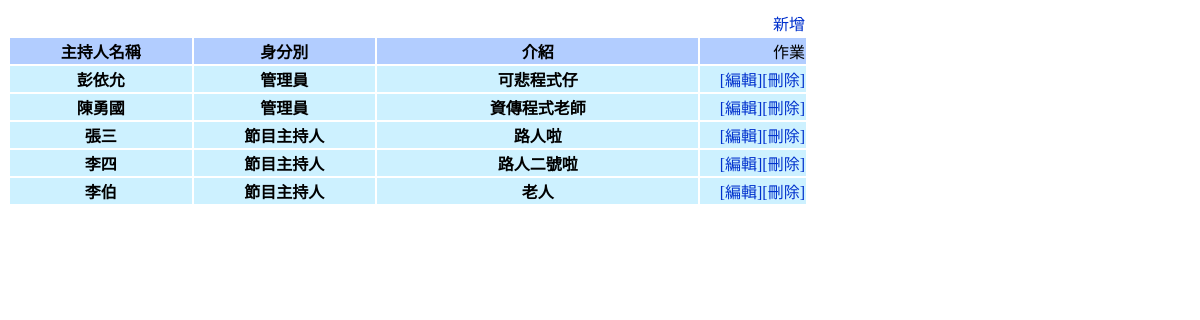
The page /SKS/program5.php (signed in) on the database its author committed.
### tables this page shows
CREATE TABLE `rad_author` (
  `ra_sn` int(11) NOT NULL,
  `ra_name` varchar(20) NOT NULL COMMENT '主持人姓名',
  `ra_intro` mediumtext NOT NULL COMMENT '主持人簡介',
  `ra_id` varchar(20) DEFAULT NULL,
  `ra_pass` varchar(36) DEFAULT NULL,
  `ra_status` int(1) DEFAULT '0',
  `ra_image` varchar(20) NOT NULL COMMENT '照片檔案名稱',
  `ra_sex` varchar(1) NOT NULL COMMENT '性別',
  `ra_email` varchar(255) DEFAULT NULL,
  `ra_old` int(11) NOT NULL DEFAULT '0'
);

### SKS/program5.php (the view, shortened to what this page needs)
<?php
require "config.php";
$sql2 = "SELECT * FROM rad_author WHERE ra_sn ";
$result2 = mysqli_query( $link, $sql2 );
$number_result2 = mysqli_num_rows( $result2 );
for ( $ii = 0; $ii < $number_result2; $ii++ ) {
  $arr2[ $ii ] = mysqli_fetch_array( $result2 );
}
?>
<!doctype html>
<html>
<head>
</head>
<body>
<table width="800" height="81" border="0">
  <tbody>
     <tr>
      <th width="331" height="23" bgcolor="#FFFFFF" scope="row"></th>
      <td width="80" align="right" bgcolor="#FFFFFF" colspan="3"><a href="insert_author.php">新增</a></td>
    </tr>
    <tr>
      <th width="331" height="23" bgcolor="#B2CDFF" scope="row">主持人名稱</th>
	  <th width="331" height="23" bgcolor="#B2CDFF" scope="row">身分別</th>
	  <th width="600" height="23" bgcolor="#B2CDFF" scope="row">介紹</th>
      <td width="180" align="right" bgcolor="#B2CDFF">作業</td>
    </tr>
	<?php for($ii = 0; $ii < $number_result2; $ii++ ){
			if($arr2[$ii]['ra_old']==0){
	?>
    <tr>
      <th height="23" bgcolor="#CDF1FF" scope="row"><?php echo $arr2[$ii]['ra_name']?></th>
	  <?php if ($arr2[$ii]['ra_status']==1){?>
	  <th height="23" bgcolor="#CDF1FF" scope="row">管理員</th>
	  <?php
	  }else{
	  ?>
	  <th height="23" bgcolor="#CDF1FF" scope="row">節目主持人</th>
	  <?php
	  }
	  ?>
	  <th height="23" bgcolor="#CDF1FF" scope="row"><?php echo $arr2[$ii]['ra_intro']?></th>
      <td align="right" bgcolor="#CDF1FF"><a href="edit_author_status.php?a=<?php echo $arr2[$ii]['ra_sn']?>">[編輯]</a><a href="del_author.php?id=<?php echo $arr2[$ii]['ra_sn']?>" onclick="if (confirm('確定要刪除這筆資料嗎??')){return true;}else{event.stopPropagation(); event.preventDefault();};">[刪除]</a></td>
    </tr>
	<?php
		}
	}
	?>
  </tbody>
</table>
</body>
</html>

### SKS/program5.php (style rules this page uses)
a:link { text-decoration: none; color: #0031CD; }

### rows shown on the page
rad_author: ra_name "彭依允", ra_status "管理員", ra_intro "可悲程式仔"
rad_author: ra_name "陳勇國", ra_status "管理員", ra_intro "資傳程式老師"
rad_author: ra_name "張三", ra_status "節目主持人", ra_intro "路人啦"
rad_author: ra_name "李四", ra_status "節目主持人", ra_intro "路人二號啦"
rad_author: ra_name "李伯", ra_status "節目主持人", ra_intro "老人"
